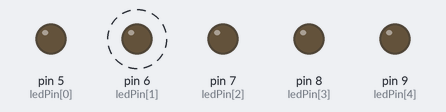
Simulated run of this sketch. Board: Arduino Uno, built with avr-gcc and run on an emulated ATmega328P. Parts: output pins drawn as LEDs (lit = HIGH). Dashed ring = blinking. What the sketch prints to the serial monitor is not drawn.

Above: at 0.2 s.
Timing chart, 0 to 3.0 s (numbered marks = the images above):
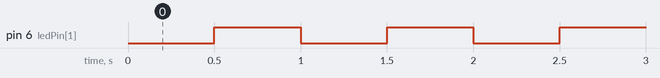

The sketch:

question_3.ino
```cpp
//Question 3: LED blink every half second.
//Variable keeping track of how many times it blinks

int ledPin[] = {5, 6 ,7 ,8, 9};
int count = 0;

void setup() {
  // sets all LED pins to OUTPUT

  for (int i = 0; i < 5; i++) {
    pinMode(ledPin[i], OUTPUT);
  }

  Serial.begin(9600);
}

void loop() {
  // put your main code here, to run repeatedly:

    digitalWrite(ledPin[1], LOW);
    delay(500);

    digitalWrite(ledPin[1], HIGH);
    delay(500);
    count++;

    Serial.print("The LED has blinked ");
    Serial.print(count);
    Serial.println(" times.");

  }
```

Measured:
- by itself, pin 6 (ledPin[1]): alternates HIGH for 0.50 s and LOW for 0.50 s
